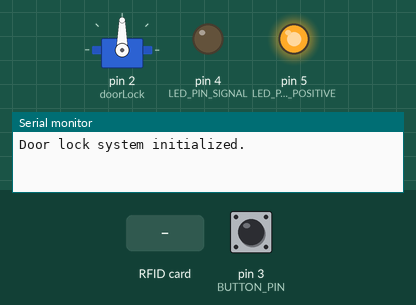
A sketch run on a simulated Arduino Uno, built with avr-gcc and run on an emulated ATmega328P. Parts: servo, output pins drawn as LEDs (lit = HIGH), the last lines printed to the serial monitor. Inputs (shaded band) come from the test bench; at power-on: pin 3 (BUTTON_PIN) HIGH. Pins used as bus, display or sensor lines are not drawn.

Above: at 1.2 s.
1.3 s: pin 3 (BUTTON_PIN) pulled LOW for 0.15 s
At 2.2 s:
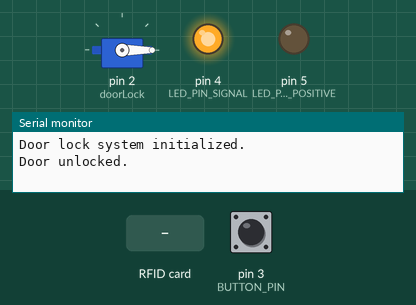
4.4 s: RFID card BC 53 03 38 held to the reader
At 5.3 s:
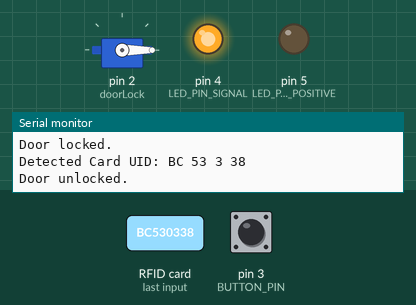
5.9 s: RFID card 55 66 77 88 held to the reader
At 7.0 s:
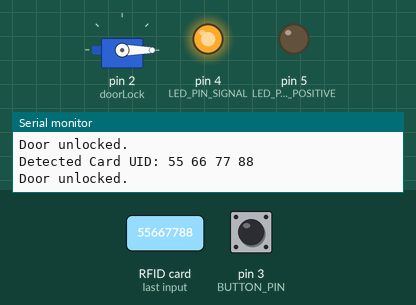
8.9 s: pin 3 (BUTTON_PIN) pulled LOW for 1 s
At 12.7 s:
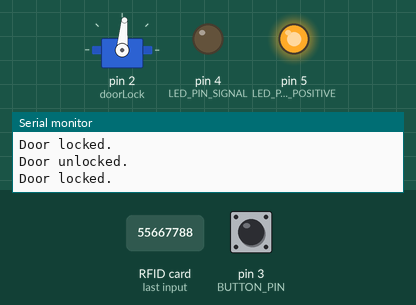
12.9 s: pin 3 (BUTTON_PIN) pulled LOW for 3.2 s
At 13.9 s:
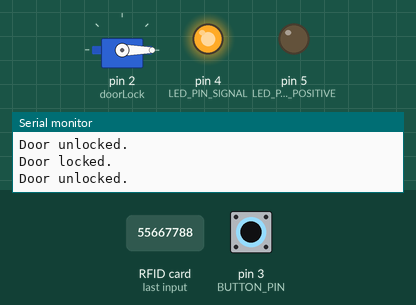
Timing chart, 0 to 20.4 s (numbered marks = the images above; inputs shaded):
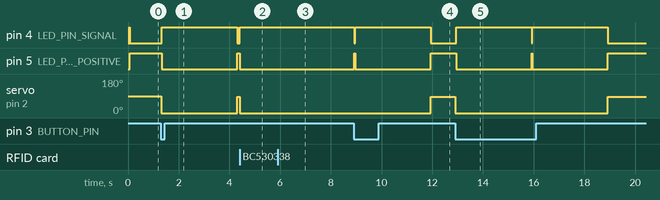

Measured:
- after the input at 1.3 s, pin 4 (LED_PIN_SIGNAL): LOW → HIGH at once, → LOW 3.0 s later; pin 5 (LED_PIN_POSITIVE): HIGH → LOW at once, → HIGH 3.0 s later; servo on pin 2 (doorLock): 90° → 0° at once, → 85° 3.0 s later
- after the input at 4.4 s, pin 4 (LED_PIN_SIGNAL): LOW → HIGH at once; pin 5 (LED_PIN_POSITIVE): HIGH → LOW at once; servo on pin 2 (doorLock): 85° → 0° at once
- after the input at 5.9 s, pin 4 (LED_PIN_SIGNAL): stays HIGH (without the input it goes to LOW after 1.5 s); pin 5 (LED_PIN_POSITIVE): stays LOW (without the input it goes to HIGH after 1.5 s); servo on pin 2 (doorLock): stays 0° (without the input it goes to 85° after 1.5 s)
- after the input at 8.9 s, servo on pin 2 (doorLock): 0° → 85° after 3.0 s instead of 0.03 s
- after the input at 12.9 s, pin 4 (LED_PIN_SIGNAL): alternates HIGH for 3.0 s and LOW for 0.03 s, starting at once; pin 5 (LED_PIN_POSITIVE): alternates HIGH for 0.03 s and LOW for 3.0 s, starting at once; servo on pin 2 (doorLock): 85° → 0° at once, → 85° 6.0 s later

The sketch:

working_final_arduino_uno_lock.ino
```cpp
#include <SPI.h>
#include <MFRC522.h>
#include <Servo.h>

#define SS_PIN 10
#define RST_PIN 9
#define BUTTON_PIN 3
#define LED_PIN_SIGNAL 4   // Signal pin connected to the LED module
#define LED_PIN_POSITIVE 5 // Positive pin connected to the LED module

MFRC522 mfrc522(SS_PIN, RST_PIN);
Servo doorLock;

// Define the authorized RFID card UIDs
byte authorizedCard1[] = {0xBC, 0x53, 0x03, 0x38};
byte authorizedCard2[] = {0x55, 0x66, 0x77, 0x88};
// Add more authorized cards if needed

bool doorOpen = false;
unsigned long doorOpenTime = 0;
const unsigned long doorOpenDuration = 3000; // 3 seconds

void setup() {
  Serial.begin(9600);
  SPI.begin();
  mfrc522.PCD_Init();
  doorLock.attach(2); // Connect the door lock control pin to digital pin 2
  doorLock.write(90); // Initialize the door lock as locked
  pinMode(BUTTON_PIN, INPUT_PULLUP); // Configure the button pin as an input with internal pull-up resistor
  pinMode(LED_PIN_SIGNAL, OUTPUT);
  pinMode(LED_PIN_POSITIVE, OUTPUT);
  digitalWrite(LED_PIN_SIGNAL, HIGH); // Turn off the LED to save power
  Serial.println("Door lock system initialized.");
}

void loop() {
  // Check for button press
  if (digitalRead(BUTTON_PIN) == LOW) {
    if (!doorOpen) {
      doorOpen = true;
      unlockDoor();
    }
  }

  // Check for RFID card presence
  if (mfrc522.PICC_IsNewCardPresent() && mfrc522.PICC_ReadCardSerial()) {
    byte currentCardUID[4];
    for (byte i = 0; i < 4; i++) {
      currentCardUID[i] = mfrc522.uid.uidByte[i];
    }

    Serial.print("Detected Card UID: ");
    for (byte i = 0; i < 4; i++) {
      Serial.print(currentCardUID[i], HEX);
      Serial.print(" ");
    }
    Serial.println();

    // Compare the card UID with authorized cards
    if (compareCardUID(currentCardUID, authorizedCard1) || compareCardUID(currentCardUID, authorizedCard2)) {
      unlockDoor();
    } else {
      Serial.println("Access denied.");
    }

    mfrc522.PICC_HaltA();
    mfrc522.PCD_StopCrypto1();
  }

  // Check if the door open duration has expired
  if (doorOpen && (millis() - doorOpenTime >= doorOpenDuration)) {
    lockDoor();
  }

  // Update the LED color based on the door status
  if (doorOpen) {
    // Turn on the green LED by setting the signal pin LOW and the positive pin HIGH
    digitalWrite(LED_PIN_SIGNAL, HIGH);
    digitalWrite(LED_PIN_POSITIVE,LOW);
  } else {
    // Turn on the red LED by setting the signal pin HIGH and the positive pin LOW
    digitalWrite(LED_PIN_SIGNAL, LOW);
    digitalWrite(LED_PIN_POSITIVE, HIGH);
  }
}

void unlockDoor() {
  doorLock.attach(2); // Attach the servo to the control pin
  doorLock.write(0); // Unlock the door by setting the servo position to 90 degrees
  doorOpen = true;
  doorOpenTime = millis();
  Serial.println("Door unlocked.");
}

void lockDoor() {
  doorLock.write(85); // Lock the door by setting the servo position to 0 degrees
  doorOpen = false;
  Serial.println("Door locked.");
}

bool compareCardUID(byte* cardUID1, byte* cardUID2) {
  for (byte i = 0; i < 4; i++) {
    if (cardUID1[i] != cardUID2[i]) {
      return false;
    }
  }
  return true;
}
```
